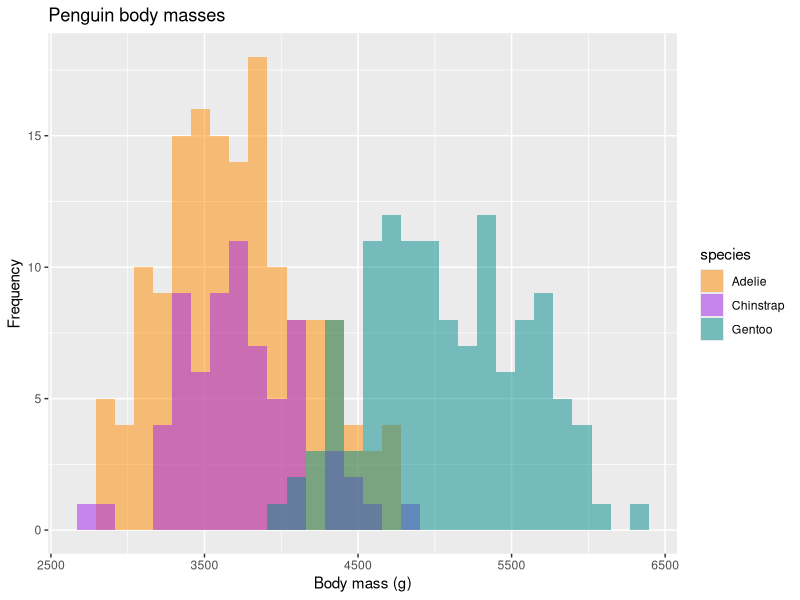

The R script that drew this image:
## ---- chunk 1
#| eval: true
#| echo: true
#| warning: false
#| message: false
#| output: false
library(ggplot2)
library(palmerpenguins)

ggplot(data = penguins, aes(x = body_mass_g, fill = species)) +
  geom_histogram(alpha = 0.5, 
                 position = "identity") +
  scale_fill_manual(values = c("darkorange","purple","cyan4")) +
  labs(x = "Body mass (g)",
       y = "Frequency",
       title = "Penguin body masses")
